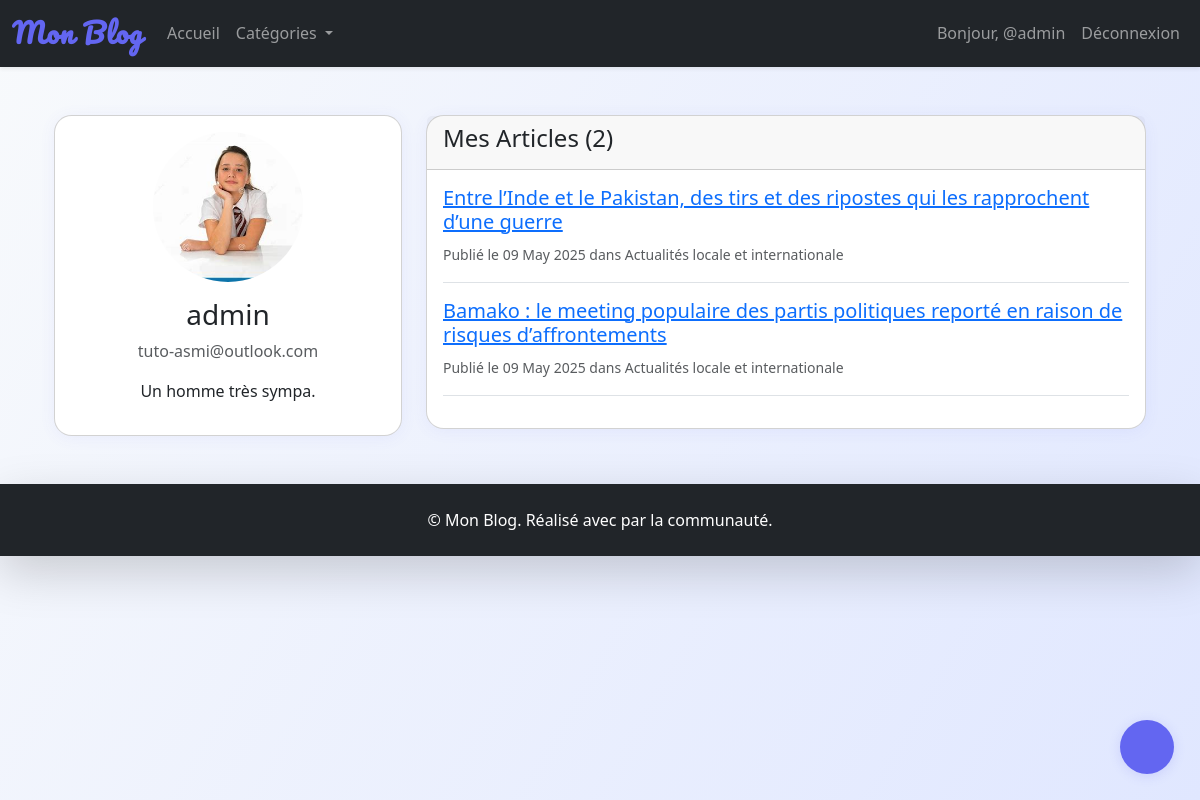
/accounts/profile/ (signed in), run on the app's committed database.
### blog/models.py (models this page shows, shortened)
class Profile(models.Model):
    user = models.OneToOneField(User, on_delete=models.CASCADE, related_name='profile')
    bio = models.TextField(blank=True, null=True, verbose_name='Biographie')
    avatar = models.ImageField(upload_to='avatars/', blank=True, null=True, verbose_name='Photo de profil')
    photo = models.ImageField(upload_to='profiles/', blank=True, null=True)
    twitter = models.URLField(blank=True)
    linkedin = models.URLField(blank=True)
    github = models.URLField(blank=True)
    website = models.URLField(blank=True)
    facebook = models.URLField(blank=True)
    instagram = models.URLField(blank=True)
    is_public = models.BooleanField(default=True)
    newsletter = models.BooleanField(default=False)
    notifications = models.BooleanField(default=True)

class Article(models.Model):
    title = models.CharField(max_length=200)
    slug = models.SlugField(max_length=220, unique=True, blank=True)
    category = models.ForeignKey(Category, on_delete=models.CASCADE, related_name='articles')
    tags = models.ManyToManyField(Tag, blank=True, related_name='articles')
    content = models.TextField()
    image = models.ImageField(upload_to='articles/', blank=True, null=True)
    author = models.ForeignKey(User, on_delete=models.CASCADE, related_name='articles', null=True, blank=True)
    created_at = models.DateTimeField(auto_now_add=True)
    updated_at = models.DateTimeField(auto_now=True)

class Category(models.Model):
    name = models.CharField(max_length=100, unique=True)
    slug = models.SlugField(max_length=120, unique=True, blank=True)

### blog/views.py (the view)
# urls.py: path('accounts/profile/', views.user_profile, name='user_profile'),
@login_required
def user_profile(request):
    profile, created = Profile.objects.get_or_create(user=request.user)
    user_articles = Article.objects.filter(author=request.user).order_by('-created_at')
    context = {
        'profile': profile,
        'articles': user_articles,
        'total_articles': user_articles.count(),
    }
    return render(request, 'user_profile.html', context)

### templates/user_profile.html (shortened to what this page needs)
{% extends 'base.html' %}
{% load static %}
{% block content %}
<div class="container mt-5">
    <div class="row">
        <div class="col-md-4">
            <div class="card">
                <div class="card-body text-center">
                    {% if profile.avatar %}
                        <img src="{{ profile.avatar.url }}" class="rounded-circle mb-3" style="width: 150px; height: 150px; object-fit: cover;">
                    {% else %}
                        <img src="{% static 'images/default_avatar.png' %}" class="rounded-circle mb-3" style="width: 150px; height: 150px; object-fit: cover;">
                    {% endif %}
                    <h3>{{ user.username }}</h3>
                    <p class="text-muted">{{ user.email }}</p>
                    {% if profile.bio %}
                        <p class="mt-3">{{ profile.bio }}</p>
                    {% endif %}
                </div>
            </div>
        </div>
        <div class="col-md-8">
            <div class="card">
                <div class="card-header">
                    <h4>Mes Articles ({{ total_articles }})</h4>
                </div>
                <div class="card-body">
                    {% if articles %}
                        {% for article in articles %}
                            <div class="mb-3 pb-3 border-bottom">
                                <h5>
                                    <a href="{% url 'detail_article' article.slug %}">
                                        {{ article.title }}
                                    </a>
                                </h5>
                                <small class="text-muted">
                                    Publié le {{ article.created_at|date:"d F Y" }}
                                    dans {{ article.category.name }}
                                </small>
                            </div>
                        {% endfor %}
                    {% else %}
                        <p class="text-center">Vous n'avez pas encore publié d'articles.</p>
                    {% endif %}
                </div>
            </div>
        </div>
    </div>
</div>
{% endblock %}

### templates/base.html (shortened to what this page needs)
<!DOCTYPE html>
<html lang="fr">
<head>
    <link rel="stylesheet" href="https://cdnjs.cloudflare.com/ajax/libs/trix/2.0.0/trix.min.css">
    <link href="https://cdn.jsdelivr.net/npm/bootstrap@5.3.3/dist/css/bootstrap.min.css" rel="stylesheet">
    <link rel="stylesheet" href="/static/css/style.css">
    <link rel="stylesheet" href="/static/css/theme.css">
</head>
<body class="bg-gradient-custom">
    <nav class="navbar navbar-expand-lg navbar-dark bg-dark mb-4 sticky-top shadow-sm">
    <div class="container-fluid">
        <a class="navbar-brand" href="/">Mon Blog</a>
        <div class="collapse navbar-collapse" id="navbarNav">
            <ul class="navbar-nav me-auto">
                <li class="nav-item">
                    <a class="nav-link" href="/">Accueil</a>
                </li>
                <li class="nav-item dropdown">
                    <a class="nav-link dropdown-toggle" href="#" id="navbarDropdown" role="button" data-bs-toggle="dropdown" aria-expanded="false">
                        Catégories
                    </a>
                </li>
            </ul>
            <ul class="navbar-nav">
                {% if user.is_authenticated %}
                    <li class="nav-item">
                        <a class="nav-link" href="{% url 'profil' %}">Bonjour, @{{ user.username }}</a>
                    </li>
                    <li class="nav-item">
                        <a class="nav-link" href="{% url 'logout' %}">Déconnexion</a>
                    </li>
                {% endif %}
            </ul>
        </div>
    </div>
</nav>
    <div class="container fade-in">
        {% block content %}{% endblock %}
    </div>
    <footer class="bg-dark text-white text-center py-4 mt-5 shadow-lg">
        <div class="container">
            <span>&copy; {{ now|date:'Y' }} Mon Blog. Réalisé avec  par la communauté.</span>
        </div>
    </footer>
    <button id="dark-mode-toggle" title="Mode sombre/clair"></button>
</body>
</html>

### static/css/style.css (style rules this page uses)
body { background-color: #f8f9fa; }
.navbar-brand { font-weight: bold; }

### static/css/theme.css (style rules this page uses)
:root { --primary: #6366f1; --secondary: #818cf8; --accent: #f472b6; --bg-gradient: linear-gradient(120deg, #f8fafc 0%, #e0e7ff 100%); }
body.bg-gradient-custom { background: var(--bg-gradient); min-height: 100vh; transition: background 0.6s; }
#dark-mode-toggle { position: fixed; bottom: 26px; right: 26px; z-index: 9999; border-radius: 50%; width: 54px; height: 54px; background: var(--primary); color: #fff; border: none; box-shadow: 0 2px 12px 0 rgba(99,102,241,0.18); font-size: 1.5rem; display: flex; align-items: center; justify-content: center; transition: background 0.3s, color 0.3s; }
.navbar-brand { font-family: 'Pacifico', cursive; letter-spacing: 1px; font-size: 1.7rem; color: var(--primary) !important; }
footer { background: var(--primary) !important; }
.card { border-radius: 1.1rem; box-shadow: 0 2px 16px 0 rgba(99,102,241,0.07); transition: transform 0.18s; }
.fade-in { opacity: 0; animation: fadeIn 1.2s forwards; }

### templates/base.html (style rules this page uses)
body.bg-gradient-custom { background: linear-gradient(120deg, #f8fafc 0%, #e0e7ff 100%); min-height: 100vh; }

### data on the page
Profile: avatar (picture), bio "Un homme très sympa."
Article: title "Entre l’Inde et le Pakistan, des tirs et des ripostes qui les rapprochent d’une guerre", created_at "09 May 2025", category.name "Actualités locale et internationale"
Article: title "Bamako : le meeting populaire des partis politiques reporté en raison de risques d’affrontements", created_at "09 May 2025", category.name "Actualités locale et internationale"

### other printed values
{{ user.username }} "admin"
{{ user.email }} "tuto-asmi@outlook.com"
{{ total_articles }} "2"
